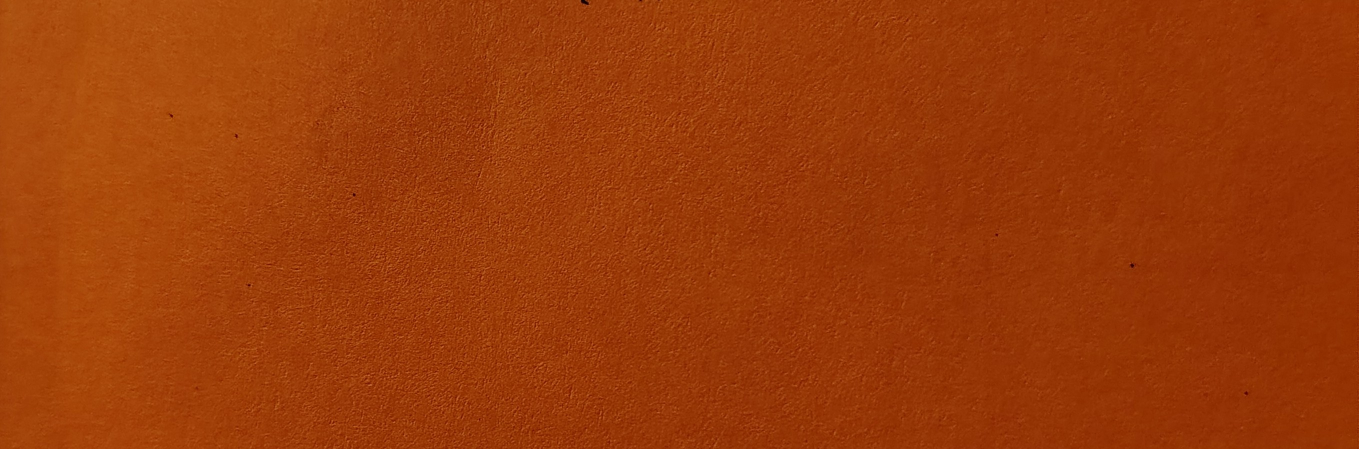
#> input picture Sample_Images/1(5).jpg, 2717 x 898 px (shown at 1/2 size); the run also reads 3 pictures not shown here
$ jupyter execute --allow-errors Figure_Generation.ipynb   (shell and % lines are left out)   (older library calls are emulated)
#> lines starting #> are read from the running program, lines starting #| are printed output that depends on the picture
# Figure Generation Code
## ISU High School Research Symposium(4/23/25) Version

### Code which was used in order to get images for figures

Code for the Images in the diagram

[cell 1]
import os

IMAGE_SAMPLE = 'Sample_Images/1(5).jpg'

import matplotlib.pyplot as plt
import matplotlib.image as mpimg
from PIL import Image
from skimage.feature import graycomatrix, graycoprops
from skimage.measure import shannon_entropy
import numpy as np

img = Image.open(IMAGE_SAMPLE)
#> img is the input picture: PIL image 2717x898 RGB; mean R, G, B 154.7, 59.3, 8.3
plt.imshow(img)
plt.axis('off')  # Hide axes
plt.show()

[cell 2]
img = img.convert("L")
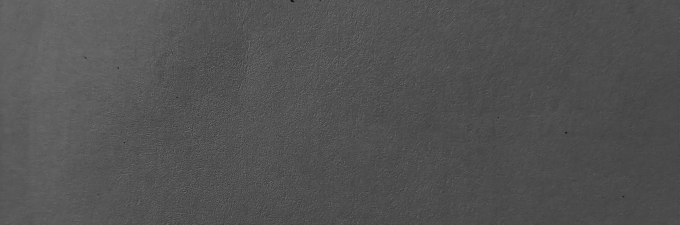
#> img: PIL image 2717x898 L (shown at 1/4 size); min 3, max 137, mean 81.9
plt.imshow(img, cmap="gray")
plt.axis('off')  # Hide axes
plt.show()

[cell 3]
image_array = np.array(img)
graycomatrix(image_array, distances=[1], angles=[0], levels=256, symmetric=True, normed=True)

$$
\mathbf{GLCM} = \Big[\, \big[\, [a_{ijkl}]_{i,j=1}^{2} \,\big]_{k,l=1}^{2} \,\Big]
$$

$$\mathbf{GLCM}=\left(
\begin{array}{cccc}
  \left[\left[\left[ 0. \right]\right]\right] &
  \left[\left[\left[ 0. \right]\right]\right] &
  \cdots &
  \left[\left[\left[ 0. \right]\right]\right] \\
  \left[\left[\left[ 0. \right]\right]\right] &
  \left[\left[\left[ 0. \right]\right]\right] &
  \cdots &
  \left[\left[\left[ 0. \right]\right]\right] \\
  \vdots & \vdots & \ddots & \vdots \\
  \left[\left[\left[ 0. \right]\right]\right] &
  \left[\left[\left[ 0. \right]\right]\right] &
  \cdots &
  \left[\left[\left[ 0. \right]\right]\right] \\
\end{array}
\right)$$

Next is also all the LaTeX Representations of all the GLCM Features - I may need to add more depending on how later tests of correlation are

$$\text{Entropy}=-\sum_{i}\sum_{j}P(i,j)\log{P(i,j)}$$

$$\text{Contrast}=\sum_{i}\sum_{j}P(i,j)(i-j)^2$$

$$\text{Homogenity}=\sum_{i,j=0}^{N-1}{\frac{P(i,j)}{1+(i-j)^2}}

[cell 4]
import requests
from io import BytesIO

import skimage

def calculate_glcm_contrast(image_path):
    """Calculates the contrast feature of the GLCM for a given image (local path or URL)."""
#> called with image_path = 'Sample_Images/1(5).jpg'
    try:
        # Check if the path is a URL
        if image_path.startswith(('http://', 'https://')):
            # Download the image from the URL
            response = requests.get(image_path)
            response.raise_for_status()  # Raise error for bad status codes
            img = Image.open(BytesIO(response.content)).convert('L')  # Convert to grayscale
        else:
            # Open local image
            img = Image.open(image_path).convert('L')

        image_array = np.array(img)
        glcm = graycomatrix(image_array, distances=[1], angles=[0], levels=256, symmetric=True, normed=True)
        contrast = graycoprops(glcm, 'contrast')[0, 0]
#> contrast = 23.57
        return contrast

    except Exception as e:
        print(f"Error: {e}")
        return None
def calculate_glcm_entropy(image_path):
    try:
        img = Image.open(image_path).convert('L')
        image_as_arr = np.array(img)
        return skimage.measure.shannon_entropy(image_as_arr)
    except Exception as e:
        print(f"Error: {e}")
        return None
def calculate_glcm_homogenity(image_path):
    try:
        # Check if the path is a URL
        if image_path.startswith(('http://', 'https://')):
            # Download the image from the URL
            response = requests.get(image_path)
            response.raise_for_status()  # Raise error for bad status codes
            img = Image.open(BytesIO(response.content)).convert('L')  # Convert to grayscale
        else:
            # Open local image
            img = Image.open(image_path).convert('L')

        image_array = np.array(img)
        glcm = graycomatrix(image_array, distances=[1], angles=[0], levels=256, symmetric=True, normed=True)
        homogenity = graycoprops(glcm, 'homogeneity')[0, 0]
        return homogenity
    except Exception as e:
        print(f"Error: {e}")
        return None
def calculate_glcm_energy(image_path):
    try:
        # Check if the path is a URL
        if image_path.startswith(('http://', 'https://')):
            # Download the image from the URL
            response = requests.get(image_path)
            response.raise_for_status()  # Raise error for bad status codes
            img = Image.open(BytesIO(response.content)).convert('L')  # Convert to grayscale
        else:
            # Open local image
            img = Image.open(image_path).convert('L')

        image_array = np.array(img)
        glcm = graycomatrix(image_array, distances=[1], angles=[0], levels=256, symmetric=True, normed=True)
        homogenity = graycoprops(glcm, 'energy')[0, 0]
        return homogenity
    except Exception as e:
        print(f"Error: {e}")
        return None
def calculate_glcm_feature(image_path,feature):
    try:
        # Check if the path is a URL
        if image_path.startswith(('http://', 'https://')):
            # Download the image from the URL
            response = requests.get(image_path)
            response.raise_for_status()  # Raise error for bad status codes
            img = Image.open(BytesIO(response.content)).convert('L')  # Convert to grayscale
        else:
            # Open local image
            img = Image.open(image_path).convert('L')

        image_array = np.array(img)
        glcm = graycomatrix(image_array, distances=[1], angles=[0], levels=256, symmetric=True, normed=True)
        r = graycoprops(glcm, feature)[0, 0]
        return r
    except Exception as e:
        print(f"Error: {e}")
        return None

Iterating through and getting the Contrast and Shannon Entropy of each image

[cell 5]
from sklearn.linear_model import LogisticRegression,LinearRegression
from sklearn.metrics import accuracy_score,precision_score,root_mean_squared_error
from sklearn import preprocessing
from sklearn.neural_network import MLPRegressor
from sklearn.svm import LinearSVR
import numpy as np
import matplotlib.pyplot as plt

[cell 6]
image_dir = 'Sample_Images/'
# List to store the results
contrast_results = []
entropy_results = []
homogenity_results = []
energy_results = []
test_results = []

# Iterate over all files in the directory
for filename in os.listdir(image_dir):
    if filename.endswith('.jpg') or filename.endswith('.png'):
        image_path = os.path.join(image_dir, filename)
        contrast_value = calculate_glcm_contrast(image_path)
#> contrast_value = 23.57
        entropy_val = calculate_glcm_entropy(image_path)
#> entropy_val = 5.24
        homogenity_val = calculate_glcm_homogenity(image_path)
#> in calculate_glcm_homogenity, `homogenity = graycoprops(glcm, 'homogeneity')[0, 0]`: homogenity = 0.353
#> homogenity_val = 0.353
        energy_val = calculate_glcm_energy(image_path)
#> in calculate_glcm_energy, `homogenity = graycoprops(glcm, 'energy')[0, 0]`: homogenity = 0.0582
#> energy_val = 0.0582
        test_val  = calculate_glcm_feature(image_path=image_path, feature='correlation')
#> in calculate_glcm_feature, `r = graycoprops(glcm, feature)[0, 0]`: r = 0.882
#> test_val = 0.882
        if contrast_value is not None:
            contrast_results.append((filename, contrast_value))
        if entropy_val is not None:
            entropy_results.append((filename,entropy_val))
        if homogenity_val is not None:
            homogenity_results.append((filename,homogenity_val))
        if energy_val is not None:
            energy_results.append((filename,energy_val))
        if test_val is not None:
            test_results.append((filename,test_val))


# Sort results by filename
contrast_results.sort(key=lambda x: x[0])

# Separate filenames and contrast values
filenames, contrast_values = zip(*contrast_results)
#> filenames = ('1(5).jpg',); contrast_values = (23.57,)

# Plot the results

plt.figure(figsize=(10, 5))
plt.bar(filenames, contrast_values, color='blue')
plt.xlabel('Image Filename')
plt.ylabel('GLCM Contrast')
plt.title('GLCM Contrast of Images in Sample_Images')
plt.xticks(rotation=90)
plt.tight_layout()
plt.show()

[cell 7]
# Extract ratings (first character of the filename) and corresponding contrast values
ratings = np.array([int(filename[0]) for filename in filenames])  # x-values (ratings)
#> ratings = [1]
contrast_values = np.array(contrast_values)  # y-values (GLCM contrast)
#> contrast_values = [23.57]

# Perform polynomial regression (degree 3)
contrast_poly_model = np.poly1d(np.polyfit(ratings, contrast_values, 25))

# Predict contrast values
predicted_contrast = contrast_poly_model(ratings)
#> predicted_contrast = [23.57]

# Calculate root mean squared error
rmse = root_mean_squared_error(contrast_values, predicted_contrast)
#> rmse = 1.78e-14

# Plot the results
plt.figure(figsize=(10, 5))
plt.scatter(ratings, contrast_values, color='blue', label='Actual Data')

# Create a smooth curve for the polynomial fit
x_smooth = np.linspace(min(ratings), max(ratings), 300)
y_smooth = contrast_poly_model(x_smooth)
#> y_smooth = 300 values from 23.57 to 23.57

plt.plot(x_smooth, y_smooth, color='red', label='Polynomial Fit (degree=3)')
plt.xlabel('Rating')
plt.ylabel('GLCM Contrast')
plt.title(f'Polynomial Regression of Rating vs GLCM Contrast (RMSE={rmse:.2f})')
plt.legend()
plt.tight_layout()
plt.show()

[cell 8]
# Sort results by filename
entropy_results.sort(key=lambda x: x[0])

# Separate filenames and contrast values
filenames, entropy_values = zip(*entropy_results)
#> entropy_values = (5.24,)

plt.figure(figsize=(10, 5))
plt.bar(filenames, entropy_values, color='blue')
plt.xlabel('Image Filename')
plt.ylabel('GLCM Entropy')
plt.title('GLCM Entropy of Images in Sample_Images')
plt.xticks(rotation=90)
plt.tight_layout()
plt.show()
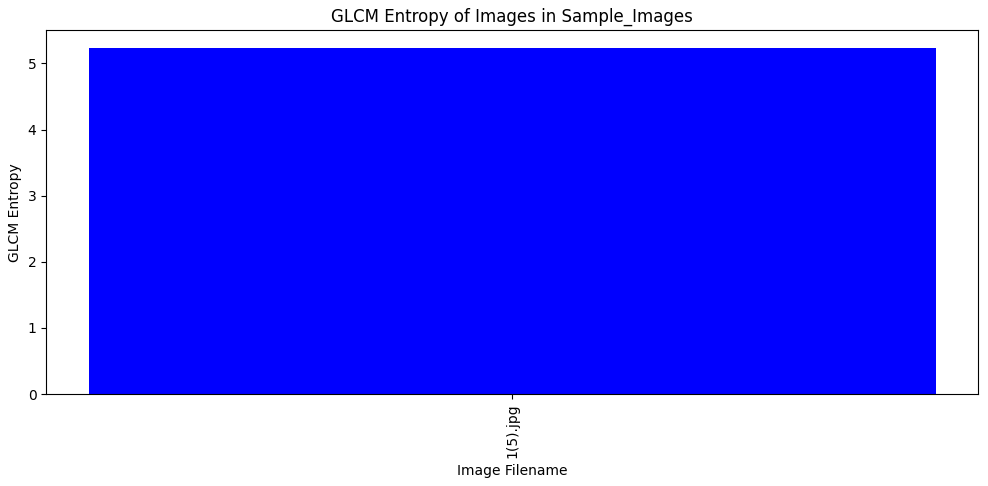
#> figure drawn by matplotlib, 1 panel

[cell 9]
# Extract ratings (first character of the filename) and corresponding contrast values
ratings = np.array([int(filename[0]) for filename in filenames])  # x-values (ratings)
entropy_values = np.array(entropy_values)  # y-values (GLCM contrast)
#> entropy_values = [5.24]

# Perform polynomial regression (degree 3)
entropy_poly_model = np.poly1d(np.polyfit(ratings, entropy_values, 5))

# Predict contrast values
predicted_entropy = entropy_poly_model(ratings)
#> predicted_entropy = [5.24]

# Calculate root mean squared error
rmse = root_mean_squared_error(contrast_values, predicted_entropy)
#> rmse = 18.33

# Plot the results
plt.figure(figsize=(10, 5))
plt.scatter(ratings, entropy_values, color='blue', label='Actual Data')

# Create a smooth curve for the polynomial fit
entropy_x_smooth = np.linspace(min(ratings), max(ratings), 300)
entropy_y_smooth = entropy_poly_model(entropy_x_smooth)
#> entropy_y_smooth = 300 values from 5.24 to 5.24

plt.plot(entropy_x_smooth, entropy_y_smooth, color='red', label='Polynomial Fit (degree=3)')
plt.xlabel('Rating')
plt.ylabel('GLCM Contrast')
plt.title(f'Polynomial Regression of Rating vs GLCM Contrast (RMSE={rmse:.2f})')
plt.legend()
plt.tight_layout()
plt.show()
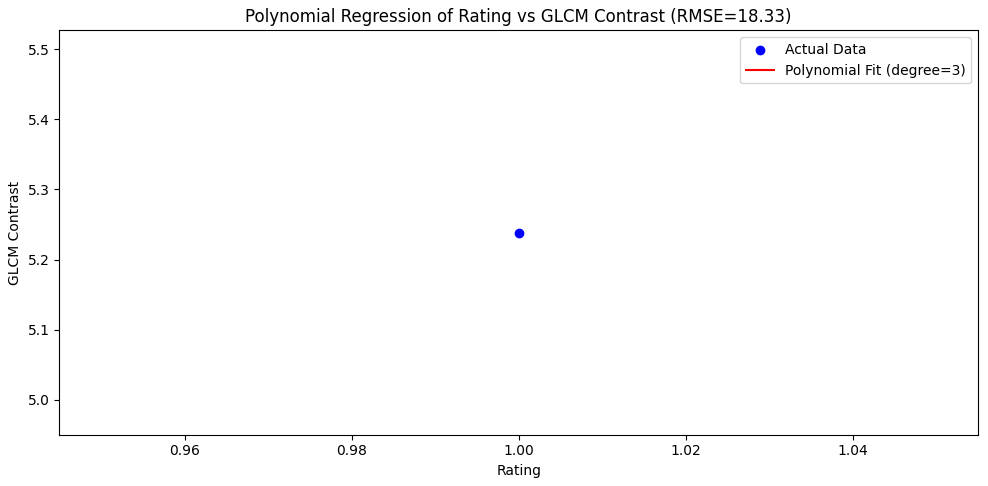
#> figure drawn by matplotlib, 1 panel

[cell 10]
# Sort results by filename
homogenity_results.sort(key=lambda x: x[0])

# Separate filenames and contrast values
filenames, homogenity_values = zip(*homogenity_results)
#> homogenity_values = (0.353,)

plt.figure(figsize=(10, 5))
plt.bar(filenames, homogenity_values, color='blue')
plt.xlabel('Image Filename')
plt.ylabel('GLCM Homogeneity')
plt.title('GLCM Homogeneity of Images in Sample_Images')
plt.xticks(rotation=90)
plt.tight_layout()
plt.show()
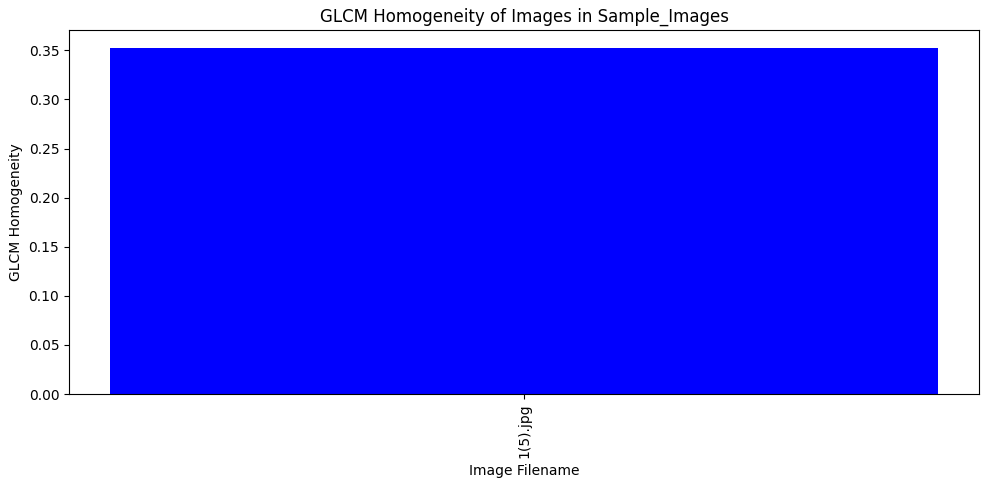
#> figure drawn by matplotlib, 1 panel

[cell 11]
# Extract ratings (first character of the filename) and corresponding contrast values
ratings = np.array([int(filename[0]) for filename in filenames])  # x-values (ratings)
homogenity_values = np.array(homogenity_values)  # y-values (GLCM contrast)
#> homogenity_values = [0.353]

# Perform polynomial regression (degree 3)
homogenity_poly_model = np.poly1d(np.polyfit(ratings, homogenity_values, 5))

# Predict contrast values
predicted_entropy = homogenity_poly_model(ratings)
#> predicted_entropy = [0.353]

# Calculate root mean squared error
rmse = root_mean_squared_error(contrast_values, predicted_entropy)
#> rmse = 23.22

# Plot the results
plt.figure(figsize=(10, 5))
plt.scatter(ratings, homogenity_values, color='blue', label='Actual Data')

# Create a smooth curve for the polynomial fit
homogenity_x_smooth = np.linspace(min(ratings), max(ratings), 300)
homogenity_y_smooth = homogenity_poly_model(homogenity_x_smooth)
#> homogenity_y_smooth = 300 values from 0.353 to 0.353

plt.plot(homogenity_x_smooth, homogenity_y_smooth, color='red', label='Polynomial Fit (degree=3)')
plt.xlabel('Rating')
plt.ylabel('GLCM Homogenity')
plt.title(f'Polynomial Regression of Rating vs GLCM Homogenity (RMSE={rmse:.2f})')
plt.legend()
plt.tight_layout()
plt.show()
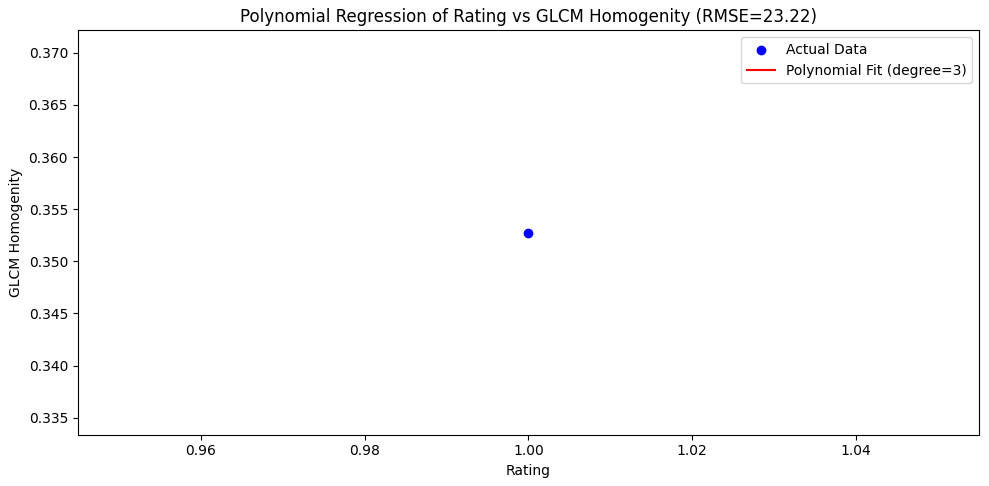
#> figure drawn by matplotlib, 1 panel

[cell 12]
# Sort results by filename
energy_results.sort(key=lambda x: x[0])

# Separate filenames and contrast values
filenames, energy_values = zip(*energy_results)
#> energy_values = (0.0582,)

plt.figure(figsize=(10, 5))
plt.bar(filenames, homogenity_values, color='blue')
plt.xlabel('Image Filename')
plt.ylabel('GLCM Energy')
plt.title('GLCM Energy of Images in Sample_Images')
plt.xticks(rotation=90)
plt.tight_layout()
plt.show()

[cell 13]
# Extract ratings (first character of the filename) and corresponding contrast values
ratings = np.array([int(filename[0]) for filename in filenames])  # x-values (ratings)
energy_values = np.array(energy_values)  # y-values (GLCM contrast)
#> energy_values = [0.0582]

# Perform polynomial regression (degree 3)
energy_poly_model = np.poly1d(np.polyfit(ratings, energy_values, 10))

# Predict contrast values
predicted_entropy = energy_poly_model(ratings)
#> predicted_entropy = [0.0582]

# Calculate root mean squared error
rmse = root_mean_squared_error(contrast_values, predicted_entropy)
#> rmse = 23.51

# Plot the results
plt.figure(figsize=(10, 5))
plt.scatter(ratings, energy_values, color='blue', label='Actual Data')

# Create a smooth curve for the polynomial fit
energy_x_smooth = np.linspace(min(ratings), max(ratings), 300)
energy_y_smooth = energy_poly_model(energy_x_smooth)
#> energy_y_smooth = 300 values from 0.0582 to 0.0582

plt.plot(energy_x_smooth, energy_y_smooth, color='red', label='Polynomial Fit (degree=3)')
plt.xlabel('Rating')
plt.ylabel('GLCM Homogenity')
plt.title(f'Polynomial Regression of Rating vs GLCM Homogenity (RMSE={rmse:.2f})')
plt.legend()
plt.tight_layout()
plt.show()

[cell 14]
# Sort results by filename
test_results.sort(key=lambda x: x[0])

# Separate filenames and contrast values
filenames, test_values = zip(*test_results)
#> test_values = (0.882,)

plt.figure(figsize=(10, 5))
plt.bar(filenames, test_values, color='blue')
plt.xlabel('Image Filename')
plt.ylabel('GLCM Correlation')
plt.title('GLCM Correlation of Images in Sample_Images')
plt.xticks(rotation=90)
plt.tight_layout()
plt.show()
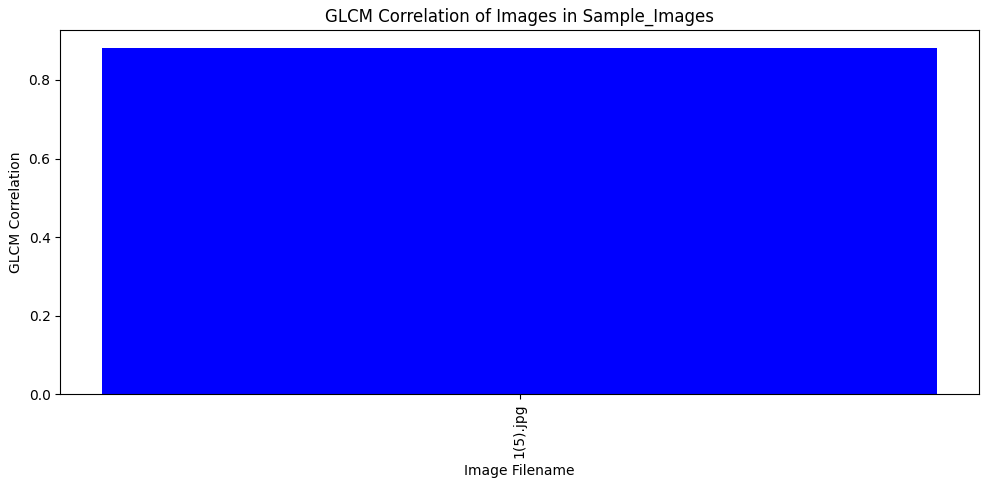
#> figure drawn by matplotlib, 1 panel

[cell 15]
# Extract ratings (first character of the filename) and corresponding contrast values
ratings = [int(filename[0]) for filename in filenames]
test_values = list(test_values)
#> test_values = [0.882]


# Reshape data for logistic regression
y = np.array(test_values)  # Features (GLCM contrast)
#> y = [0.882]
X = np.array(ratings)#.reshape(-1, 1)                   # Target (ratings)
#> X = [1]


# [6 lines of commented-out code are left out]

polyregr = np.poly1d(np.polyfit(X,y,3))

# Predict ratings
#predicted_ratings = model.predict(X)
predicted_ratings = polyregr(X)
#> predicted_ratings = [0.882]

# Calculate accuracy
accuracy = root_mean_squared_error(y, predicted_ratings)
#> accuracy = 2.22e-16

# Plot the logistic regression results
plt.figure(figsize=(10, 5))
plt.scatter(X, y, color='blue', label='Actual Data')

# Create a range of values for visualization
x_test = np.linspace(min(X), max(X), 300).reshape(-1, 1)

# Get predicted classes for visualization (not probabilities)
#y_pred = model.predict(x_test)
y_pred = polyregr(X)
#> y_pred = [0.882]

plt.xlabel('GLCM Correlation')
plt.ylabel('Rating (Class)')
plt.plot(X, y_pred, color='red', label='')  # Changed to plot x_test vs y_pred
plt.title(f'Polynomial Regression of GLCM Correlation vs Rating (RMSD={accuracy:.2f})')
plt.legend()
plt.tight_layout()
plt.show()
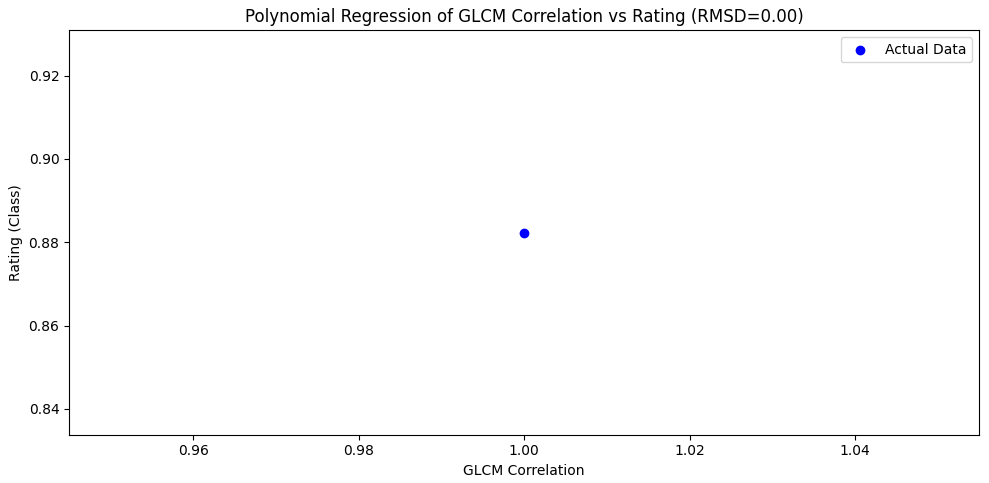
#> figure drawn by matplotlib, 1 panel

[cell 16]
plt.figure(figsize=(12, 6))

# Plot homogenity_y_smooth
plt.plot(homogenity_x_smooth, homogenity_y_smooth, label='Homogeneity Smooth', color='blue')

# Plot predicted_contrast
plt.plot(ratings, predicted_contrast, label='Predicted Contrast', color='red', marker='o')

# Plot predicted_entropy
plt.plot(ratings, predicted_entropy, label='Predicted Entropy', color='green', marker='x')

# Plot predicted_ratings
plt.plot(ratings, predicted_ratings, label='Predicted Ratings', color='purple', marker='s')

# Adjust scales if necessary
plt.ylim(min(min(homogenity_y_smooth), min(predicted_contrast), min(predicted_entropy), min(predicted_ratings)) - 10,
         max(max(homogenity_y_smooth), max(predicted_contrast), max(predicted_entropy), max(predicted_ratings)) + 10)

# Add labels, title, and legend
plt.xlabel('Ratings')
plt.ylabel('Values')
plt.title('Combined Graph of Homogeneity, Contrast, Entropy, and Ratings')
plt.legend()
plt.grid(True)
plt.tight_layout()
plt.show()
#> (the rest of the program and of its run is left out)
